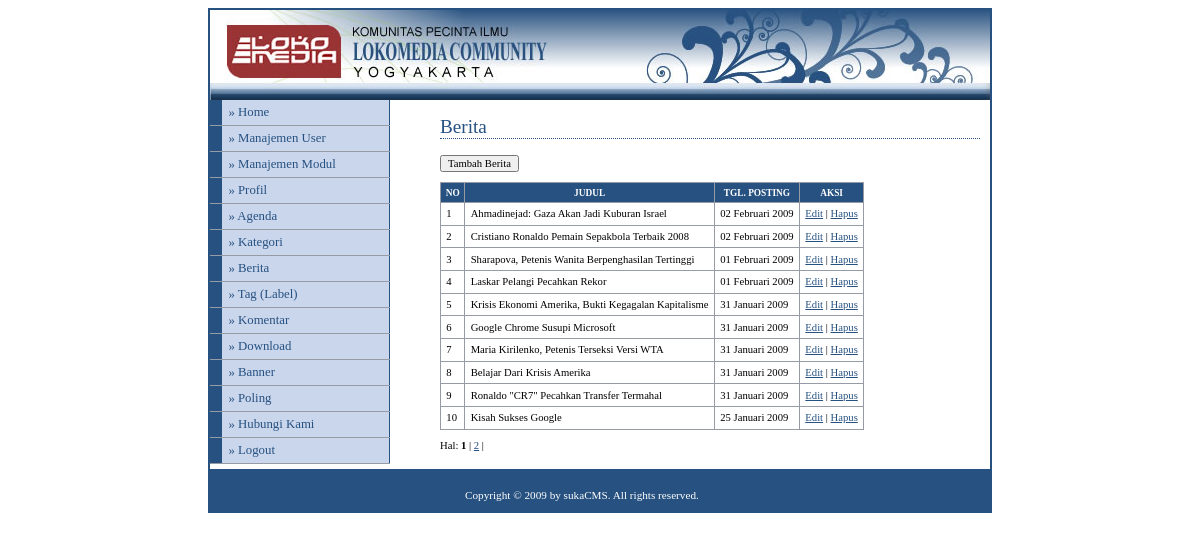
/adminweb/media.php?module=berita (signed in), run on the app's committed database.
### tables this page shows
CREATE TABLE `modul` (
  `id_modul` int(5) NOT NULL auto_increment,
  `nama_modul` varchar(50) NOT NULL,
  `link` varchar(100) NOT NULL,
  `static_content` text NOT NULL,
  `gambar` varchar(100) NOT NULL,
  `publish` enum('Y','N') NOT NULL,
  `status` enum('user','admin') NOT NULL,
  `aktif` enum('Y','N') NOT NULL,
  `urutan` int(5) NOT NULL,
  `link_seo` varchar(50) NOT NULL,
  PRIMARY KEY  (`id_modul`)
);

CREATE TABLE `berita` (
  `id_berita` int(5) NOT NULL auto_increment,
  `id_kategori` int(5) NOT NULL,
  `username` varchar(30) NOT NULL,
  `judul` varchar(100) NOT NULL,
  `judul_seo` varchar(100) NOT NULL,
  `isi_berita` text NOT NULL,
  `hari` varchar(20) NOT NULL,
  `tanggal` date NOT NULL,
  `jam` time NOT NULL,
  `gambar` varchar(100) NOT NULL,
  `dibaca` int(5) NOT NULL default '1',
  `tag` varchar(100) NOT NULL,
  PRIMARY KEY  (`id_berita`)
);

### config/fungsi_indotgl.php (called while the page is built, shortened)
<?php
	function tgl_indo($tgl){
			$tanggal = substr($tgl,8,2);
			$bulan = getBulan(substr($tgl,5,2));
			$tahun = substr($tgl,0,4);
			return $tanggal.' '.$bulan.' '.$tahun;
	}
	function getBulan($bln){
				switch ($bln){
					case 1:
						return "Januari";
						break;
					case 2:
						return "Februari";
						break;
				}
			}
?>

### adminweb/modul/mod_berita/berita.php (the view, shortened to what this page needs)
<?php
$aksi="modul/mod_berita/aksi_berita.php";
switch($_GET[act]){
  default:
    echo "<h2>Berita</h2>
          <input type=button value='Tambah Berita' onclick=\"window.location.href='?module=berita&act=tambahberita';\">
          <table>
          <tr><th>no</th><th>judul</th><th>tgl. posting</th><th>aksi</th></tr>";
    $p      = new Paging;
    $batas  = 10;
    $posisi = $p->cariPosisi($batas);
    if ($_SESSION[leveluser]=='admin'){
      $tampil = mysql_query("SELECT * FROM berita ORDER BY id_berita DESC LIMIT $posisi,$batas");
    }
    else{
      $tampil=mysql_query("SELECT * FROM berita
                           WHERE username='$_SESSION[namauser]'
                           ORDER BY id_berita DESC LIMIT $posisi,$batas");
    }
    $no = $posisi+1;
    while($r=mysql_fetch_array($tampil)){
      $tgl_posting=tgl_indo($r[tanggal]);
      echo "<tr><td>$no</td>
                <td>$r[judul]</td>
                <td>$tgl_posting</td>
		            <td><a href=?module=berita&act=editberita&id=$r[id_berita]>Edit</a> |
		                <a href=$aksi?module=berita&act=hapus&id=$r[id_berita]>Hapus</a></td>
		        </tr>";
      $no++;
    }
    echo "</table>";
    if ($_SESSION[leveluser]=='admin'){
      $jmldata = mysql_num_rows(mysql_query("SELECT * FROM berita"));
    }
    else{
      $jmldata = mysql_num_rows(mysql_query("SELECT * FROM berita WHERE username='$_SESSION[namauser]'"));
    }
    $jmlhalaman  = $p->jumlahHalaman($jmldata, $batas);
    $linkHalaman = $p->navHalaman($_GET[halaman], $jmlhalaman);
    echo "<div id=paging>Hal: $linkHalaman</div><br>";
    break;
}
?>

### adminweb/menu.php (shortened to what this page needs)
<?php
if ($_SESSION[leveluser]=='admin'){
  $sql=mysql_query("select * from modul where aktif='Y' order by urutan");
}
else{
  $sql=mysql_query("select * from modul where status='user' and aktif='Y' order by urutan");
}
while ($m=mysql_fetch_array($sql)){
  echo "<li><a href='$m[link]'>&#187; $m[nama_modul]</a></li>";
}
?>

### adminweb/style.css (style rules this page uses)
body { font-family: Tahoma; text-align: center; }
#menu li { width: 180px; border-bottom: 1px solid #969BA5; margin: 0; padding: 0; font-size: 80%; vertical-align: bottom; }
#menu a:link, #menu a:visited { display: block; padding: 5px 5px 5px 0.5em; border-left: 12px solid #265180; border-right: 1px solid #265180; background-color: #CAD6EC; color: #265180; text-decoration: none; }
a:link,a:visited { color:#265180; }
h2 { font: normal 120% Georgia; color: #265180; background-color: transparent; border-bottom: 1px dotted #265180; }
table { font-family: Tahoma; font-size: 8pt; border-width: 1px; border-style: solid; border-color: #999999; border-collapse: collapse; margin: 10px 0px; }
th { color: #FFFFFF; font-size: 7pt; text-transform: uppercase; text-align: center; padding: 0.5em; border-width: 1px; border-style: solid; border-color: #969BA5; border-collapse: collapse; background-color: #265180; }
td { padding: 0.5em; vertical-align: top; border-width: 1px; border-style: solid; border-color: #969BA5; border-collapse: collapse; }
input,textarea,select { font-family: Tahoma; font-size: 8pt; }
#paging { font-family: Tahoma; font-size: 8pt; }

### data on the page
modul: nama_modul "Manajemen User"
modul: nama_modul "Manajemen Modul"
modul: nama_modul "Profil"
modul: nama_modul "Agenda"
modul: nama_modul "Kategori"
modul: nama_modul "Berita"
modul: nama_modul "Tag (Label)"
modul: nama_modul "Komentar"
modul: nama_modul "Download"
modul: nama_modul "Banner"
modul: nama_modul "Poling"
modul: nama_modul "Hubungi Kami"
berita: judul "Ahmadinejad: Gaza Akan Jadi Kuburan Israel", tanggal "02 Februari 2009"
berita: judul "Cristiano Ronaldo Pemain Sepakbola Terbaik 2008", tanggal "02 Februari 2009"
berita: judul "Sharapova, Petenis Wanita Berpenghasilan Tertinggi", tanggal "01 Februari 2009"
berita: judul "Laskar Pelangi Pecahkan Rekor", tanggal "01 Februari 2009"
berita: judul "Krisis Ekonomi Amerika, Bukti Kegagalan Kapitalisme", tanggal "31 Januari 2009"
berita: judul "Google Chrome Susupi Microsoft", tanggal "31 Januari 2009"
berita: judul "Maria Kirilenko, Petenis Terseksi Versi WTA", tanggal "31 Januari 2009"
berita: judul "Belajar Dari Krisis Amerika", tanggal "31 Januari 2009"
berita: judul "Ronaldo \"CR7\" Pecahkan Transfer Termahal", tanggal "31 Januari 2009"
berita: judul "Kisah Sukses Google", tanggal "25 Januari 2009"
